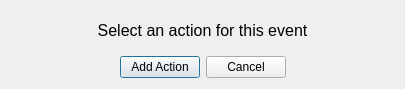
<?xml version="1.0" encoding="UTF-8"?>
<ui version="4.0">
 <class>DrawActorEventDialog</class>
 <widget class="QDialog" name="DrawActorEventDialog">
  <property name="geometry">
   <rect>
    <x>0</x>
    <y>0</y>
    <width>405</width>
    <height>89</height>
   </rect>
  </property>
  <property name="windowTitle">
   <string>Draw Actor Event</string>
  </property>
  <layout class="QVBoxLayout" name="verticalLayout">
   <item>
    <widget class="QLabel" name="label">
     <property name="font">
      <font>
       <pointsize>12</pointsize>
      </font>
     </property>
     <property name="text">
      <string>Select an action for this event</string>
     </property>
     <property name="alignment">
      <set>Qt::AlignCenter</set>
     </property>
    </widget>
   </item>
   <item>
    <layout class="QHBoxLayout" name="horizontalLayout">
     <item>
      <spacer name="horizontalSpacer">
       <property name="orientation">
        <enum>Qt::Horizontal</enum>
       </property>
       <property name="sizeHint" stdset="0">
        <size>
         <width>40</width>
         <height>20</height>
        </size>
       </property>
      </spacer>
     </item>
     <item>
      <widget class="QPushButton" name="addActionBtn">
       <property name="text">
        <string>Add Action</string>
       </property>
      </widget>
     </item>
     <item>
      <widget class="QPushButton" name="cancelBtn">
       <property name="text">
        <string>Cancel</string>
       </property>
      </widget>
     </item>
     <item>
      <spacer name="horizontalSpacer_2">
       <property name="orientation">
        <enum>Qt::Horizontal</enum>
       </property>
       <property name="sizeHint" stdset="0">
        <size>
         <width>40</width>
         <height>20</height>
        </size>
       </property>
      </spacer>
     </item>
    </layout>
   </item>
  </layout>
 </widget>
 <resources/>
 <connections/>
</ui>
